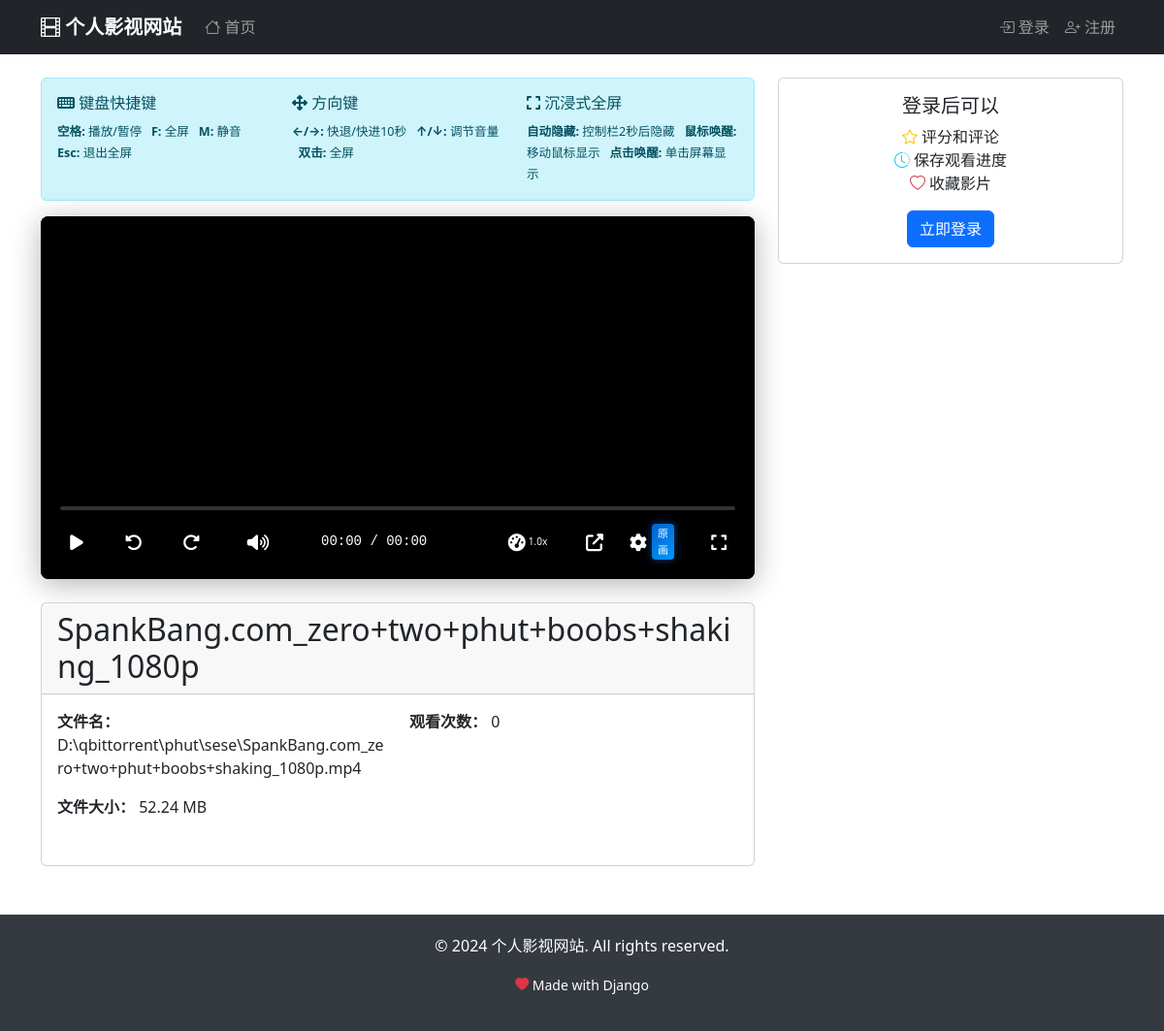
The page /movie/157/ on the database its author committed.
### movies/models.py (models this page shows, shortened)
class Movie(models.Model):
    title = models.CharField(max_length=200, verbose_name='标题')
    original_title = models.CharField(max_length=200, blank=True, verbose_name='原始标题')
    file_path = models.CharField(max_length=500, unique=True, verbose_name='文件路径')
    file_size = models.BigIntegerField(verbose_name='文件大小(字节)')
    duration = models.DurationField(null=True, blank=True, verbose_name='时长')
    series = models.ForeignKey(Series, on_delete=models.CASCADE, related_name='movies', null=True, blank=True, verbose_name='所属剧集')
    episode_number = models.PositiveIntegerField(null=True, blank=True, verbose_name='集数')
    season_number = models.PositiveIntegerField(null=True, blank=True, verbose_name='季数')
    thumbnail = models.ImageField(upload_to='thumbnails/', null=True, blank=True, verbose_name='缩略图')
    poster_url = models.URLField(blank=True, verbose_name='海报URL')
    poster_image = models.ImageField(upload_to='episode_posters/', blank=True, null=True, verbose_name='剧集海报')
    description = models.TextField(blank=True, verbose_name='描述')
    genre = models.CharField(max_length=100, blank=True, verbose_name='类型')
    year = models.PositiveIntegerField(null=True, blank=True, verbose_name='年份')
    rating = models.DecimalField(max_digits=3, decimal_places=1, null=True, blank=True, verbose_name='评分')
    tmdb_id = models.IntegerField(null=True, blank=True, verbose_name='TMDB ID')
    imdb_id = models.CharField(max_length=20, blank=True, verbose_name='IMDB ID')
    created_at = models.DateTimeField(auto_now_add=True, verbose_name='创建时间')
    updated_at = models.DateTimeField(auto_now=True, verbose_name='更新时间')
    views = models.PositiveIntegerField(default=0, verbose_name='观看次数')
    class Meta:
        verbose_name = '影片'
        verbose_name_plural = '影片'
        ordering = ['series', 'season_number', 'episode_number', '-created_at']
    @property
    def file_name(self):
        return os.path.basename(self.file_path)
    @property
    def file_size_mb(self):
        return round(self.file_size / (1024 * 1024), 2)

### movies/views.py (the view, shortened to what this page needs)
# urls.py: path('movie/<int:pk>/', views.movie_detail, name='movie_detail'),
def movie_detail(request, pk):
    movie = get_object_or_404(Movie, pk=pk)
    user_rating = None
    watch_history = None
    ratings = MovieRating.objects.filter(movie=movie).select_related('user').order_by('-created_at')
    avg_rating = ratings.aggregate(Avg('rating'))['rating__avg']
    related_episodes = None
    if movie.series:
        related_episodes = movie.series.movies.exclude(pk=movie.pk).order_by('season_number', 'episode_number')
    recommended_movies = Movie.objects.exclude(pk=movie.pk)
    if movie.series:
        recommended_movies = recommended_movies.filter(series=movie.series)
    elif movie.genre:
        recommended_movies = recommended_movies.filter(genre__icontains=movie.genre.split(',')[0])
    recommended_movies = recommended_movies.annotate(
        avg_rating=Avg('movierating__rating'),
    ).order_by('-views')[:6]
    context = {
        'movie': movie,
        'user_rating': user_rating,
        'watch_history': watch_history,
        'ratings': ratings,
        'avg_rating': avg_rating,
        'rating_form': MovieRatingForm(),
        'related_episodes': related_episodes,
        'recommended_movies': recommended_movies,
    }
    return render(request, 'movies/movie_detail.html', context)

### templates/movies/movie_detail.html (shortened to what this page needs)
{% extends 'base.html' %}
{% block extra_css %}
<link rel="stylesheet" href="https://cdnjs.cloudflare.com/ajax/libs/font-awesome/6.4.0/css/all.min.css">
<link rel="stylesheet" href="https://cdn.jsdelivr.net/npm/bootstrap-icons@1.10.5/font/bootstrap-icons.css">
{% endblock %}
{% block content %}
<div class="container my-4">
    <div class="row">
        <div class="col-lg-8">
            <div class="alert alert-info mb-3" style="font-size: 0.9rem;">
                <div class="row">
                    <div class="col-md-4">
                        <h6 class="mb-2"><i class="fas fa-keyboard"></i> 键盘快捷键</h6>
                        <small>
                            <strong>空格:</strong> 播放/暂停 &nbsp;
                            <strong>F:</strong> 全屏 &nbsp;
                            <strong>M:</strong> 静音 &nbsp;
                            <strong>Esc:</strong> 退出全屏
                        </small>
                    </div>
                    <div class="col-md-4">
                        <h6 class="mb-2"><i class="fas fa-arrows-alt"></i> 方向键</h6>
                        <small>
                            <strong>←/→:</strong> 快退/快进10秒 &nbsp;
                            <strong>↑/↓:</strong> 调节音量 &nbsp;
                            <strong>双击:</strong> 全屏
                        </small>
                    </div>
                    <div class="col-md-4">
                        <h6 class="mb-2"><i class="fas fa-expand"></i> 沉浸式全屏</h6>
                        <small>
                            <strong>自动隐藏:</strong> 控制栏2秒后隐藏 &nbsp;
                            <strong>鼠标唤醒:</strong> 移动鼠标显示 &nbsp;
                            <strong>点击唤醒:</strong> 单击屏幕显示
                        </small>
                    </div>
                </div>
            </div>
            <div class="video-container mb-4" id="videoContainer">
                <video class="video-player" id="moviePlayer" preload="metadata" poster="{% if movie.thumbnail %}{{ movie.thumbnail.url }}{% endif %}">
                    <source src="{% url 'serve_video' movie.pk %}" type="video/mp4">
                </video>
                <div class="custom-controls" id="customControls">
                    <div class="progress-container">
                        <div class="progress-bar-custom" id="progressBar">
                        </div>
                    </div>
                    <div class="controls-row">
                        <div class="controls-left">
                            <button class="control-btn play-pause-btn" id="playPauseBtn" title="播放">
                            </button>
                            <button class="control-btn rewind-btn" id="rewindBtn" title="快退10秒">
                                <i class="fas fa-undo-alt"></i>
                            </button>
                            <button class="control-btn forward-btn" id="forwardBtn" title="快进10秒">
                                <i class="fas fa-redo-alt"></i>
                            </button>
                            <div class="volume-container">
                                <button class="control-btn mute-btn" id="muteBtn" title="静音">
                                </button>
                            </div>
                            <span class="time-display" id="timeDisplay">00:00 / 00:00</span>
                        </div>
                        <div class="controls-right">
                            <div class="playback-speed dropdown">
                                <button class="control-btn" id="speedBtn" title="播放速度">
                                    <i class="fas fa-tachometer-alt"></i>
                                    <span class="current-speed" id="currentSpeed">1.0x</span>
                                </button>
                            </div>
                            <button class="control-btn pip-btn" id="pipBtn" title="画中画">
                                <i class="fas fa-external-link-alt"></i>
                            </button>
                            <div class="quality-selector dropdown">
                                <button class="control-btn" id="qualityBtn" title="清晰度">
                                    <i class="fas fa-cog"></i>
                                    <span class="quality-label">
                                        <span class="current-quality" id="currentQuality">原画</span>
                                    </span>
                                </button>
                            </div>
                            <button class="control-btn fullscreen-btn" id="fullscreenBtn" title="全屏">
                                <i class="fas fa-expand"></i>
                            </button>
                        </div>
                    </div>
                </div>
            </div>
            <div class="card">
                <div class="card-header">
                    <h2 class="mb-0">{{ movie.title }}</h2>
                </div>
                <div class="card-body">
                    <div class="row mb-3">
                        <div class="col-md-6">
                            <p><strong>文件名：</strong> {{ movie.file_name }}</p>
                            <p><strong>文件大小：</strong> {{ movie.file_size_mb }} MB</p>
                        </div>
                        <div class="col-md-6">
                            <p><strong>观看次数：</strong> {{ movie.views }}</p>
                        </div>
                    </div>
                </div>
            </div>
        </div>
        <div class="col-lg-4">
            {% if user.is_authenticated %}
            <div class="card mb-4">
                <div class="card-header">
                    <h5 class="mb-0">
                        <i class="bi bi-star"></i> 为这部影片评分
                    </h5>
                </div>
                <div class="card-body">
                    <form method="post" action="{% url 'rate_movie' movie.pk %}">
                        {% csrf_token %}
                        <div class="mb-3">
                            {{ rating_form.rating.label_tag }}
                            {{ rating_form.rating }}
                        </div>
                        <div class="mb-3">
                            {{ rating_form.comment.label_tag }}
                            {{ rating_form.comment }}
                        </div>
                        <button type="submit" class="btn btn-primary w-100">
                            <i class="bi bi-send"></i> 提交评分
                        </button>
                    </form>
                    {% if user_rating %}
                    <hr>
                    <div class="alert alert-info">
                        <strong>您的评分：</strong>
                        <div class="rating-stars">
                            {% for i in "12345" %}
                            {% if forloop.counter <= user_rating.rating %}
                            <i class="bi bi-star-fill"></i>
                            {% else %}
                            <i class="bi bi-star"></i>
                            {% endif %}
                            {% endfor %}
                        </div>
                        {% if user_rating.comment %}
                        <p class="mt-2 mb-0">{{ user_rating.comment }}</p>
                        {% endif %}
                    </div>
                    {% endif %}
                </div>
            </div>
            {% if watch_history and watch_history.progress %}
            <div class="card mb-4">
                <div class="card-header">
                    <h5 class="mb-0">
                        <i class="bi bi-clock-history"></i> 观看进度
                    </h5>
                </div>
                <div class="card-body">
                    <p>上次观看到：{{ watch_history.progress }}</p>
                    <button class="btn btn-outline-primary btn-sm" onclick="resumeFromProgress()">
                        <i class="bi bi-play"></i> 继续观看
                    </button>
                </div>
            </div>
            {% endif %}
            {% else %}
            <div class="card mb-4">
                <div class="card-body text-center">
                    <h5>登录后可以</h5>
                    <ul class="list-unstyled">
                        <li><i class="bi bi-star text-warning"></i> 评分和评论</li>
                        <li><i class="bi bi-clock-history text-info"></i> 保存观看进度</li>
                        <li><i class="bi bi-heart text-danger"></i> 收藏影片</li>
                    </ul>
                    <a href="{% url 'login' %}" class="btn btn-primary">立即登录</a>
                </div>
            </div>
            {% endif %}
        </div>
    </div>
</div>
{% endblock %}

### templates/base.html (style rules this page uses)
.video-player { width: 100%; max-height: 70vh; background: #000; }

### templates/movies/movie_detail.html (style rules this page uses)
.video-container { position: relative; background: #000; border-radius: 8px; overflow: hidden; max-width: 100%; box-shadow: 0 5px 30px rgba(0, 0, 0, 0.3); transition: transform 0.3s ease, box-shadow 0.3s ease; }
.video-player { width: 100%; height: auto; max-height: 70vh; background: #000; }
.custom-controls { position: absolute; bottom: 0; left: 0; right: 0; background: linear-gradient(transparent, rgba(0,0,0,0.8)); padding: 15px; opacity: 0; transition: opacity 0.3s ease; z-index: 100; }
.video-container:hover .custom-controls, .video-container.controls-visible .custom-controls, .video-container.paused .custom-controls { opacity: 1; pointer-events: auto; }
.progress-container { padding: 0 5px; position: relative; margin-bottom: 10px; }
.progress-bar-custom { position: relative; width: 100%; height: 4px; background: rgba(255,255,255,0.2); border-radius: 2px; cursor: pointer; transition: height 0.2s ease, transform 0.1s ease; }
.controls-row { display: flex; align-items: center; justify-content: space-between; color: white; }
.controls-left { display: flex; align-items: center; gap: 15px; }
.controls-right { display: flex; align-items: center; gap: 15px; }
.control-btn { background: none; border: none; color: white; font-size: 18px; cursor: pointer; padding: 8px; border-radius: 50%; transition: all 0.2s ease; width: 40px; height: 40px; display: flex; align-items: center; justify-content: center; margin: 0 2px; }
.time-display { font-size: 14px; font-family: 'Courier New', monospace; margin-left: 10px; background: rgba(0,0,0,0.5); padding: 4px 8px; border-radius: 12px; display: inline-block; color: #fff; font-weight: 500; }
.volume-container { display: flex; align-items: center; background: rgba(0,0,0,0.5); border-radius: 20px; padding: 3px 10px; transition: all 0.3s ease; overflow: hidden; width: auto; }
.playback-speed, .quality-selector { position: relative; margin-right: 10px; }
.quality-label { background: linear-gradient(135deg, #0062cc, #0097ff); color: white; font-size: 11px; padding: 2px 6px; border-radius: 4px; margin-left: 5px; display: inline-block; vertical-align: middle; box-shadow: 0 0 8px rgba(0, 123, 255, 0.5); }
.quality-label .current-quality { color: white; font-weight: 500; }
.current-speed { font-size: 10px; margin-left: 3px; color: white; font-weight: 500; }

### rows shown on the page
Movie: title "SpankBang.com_zero+two+phut+boobs+shaking_1080p", file_name "D:\\qbittorrent\\phut\\sese\\SpankBang.com_zero+two+phut+boobs+shaking_1080p.mp4", file_size_mb "52.24", views "0"
